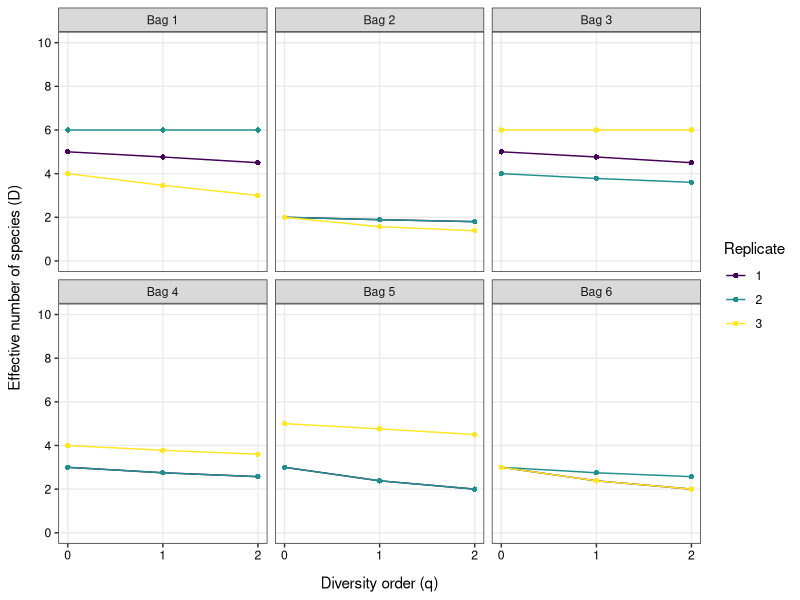

Source code (R):
## ---- chunk 1
#| eval: true
#| echo: true
#| warning: false
#| message: false

library(tidyverse)
library(knitr)
library(viridis)
## ---- chunk 2
#| eval: true
#| echo: false
#| warning: false
#| message: false

#Simulate some data
Bag1 <- rep(3,10)
Bag2 <- c(0,0,0,15,0,15,0,0,0,0)
Bag3 <- c(2,5,1,4,4,3,0,6,2,3)
Bag4 <- c(0,7,0,0,11,0,0,5,0,7)
Bag5 <- c(2,1,18,1,2,1,0,2,2,1)
Bag6 <- c(6,0,0,0,0,0,17,0,5,2)

data <- data.frame(Bag = rep(1:6, each=3),
                   Replicate = rep(1:3, 6),
                   Red=rep(NA, 18),
                   Orange=rep(NA, 18),
                   Yellow=rep(NA, 18),
                   Green=rep(NA, 18),
                   Blue=rep(NA, 18),
                   Purple=rep(NA, 18),
                   Pink=rep(NA, 18),
                   White=rep(NA, 18),
                   Grey=rep(NA, 18),
                   Black=rep(NA, 18))

set.seed(123)

for (i in 1:nrow(data)){
  
  if (i <= 3){bag <- Bag1}
  if (i > 3 & i<=6){bag <- Bag2}
  if (i > 6 & i<=9){bag <- Bag3}
  if (i > 9 & i<=12){bag <- Bag4}
  if (i > 12 & i<=15){bag <- Bag5}
  if (i > 15 & i<=18){bag <- Bag6}
  
  s <- sample(c(rep("red", bag[1]),
          rep("orange", bag[2]),
          rep("yellow", bag[3]),
          rep("green", bag[4]),
          rep("blue", bag[5]),
          rep("purple", bag[6]),
          rep("pink", bag[7]),
          rep("white", bag[8]),
          rep("grey", bag[9]),
          rep("black", bag[10])), 6, replace=FALSE)
  
  data$Red[i] <- sum(s=="red")
  data$Orange[i] <- sum(s=="orange")
  data$Yellow[i] <- sum(s=="yellow")
  data$Green[i] <- sum(s=="green")
  data$Blue[i] <- sum(s=="blue")
  data$Purple[i] <- sum(s=="purple")
  data$Pink[i] <- sum(s=="pink")
  data$White[i] <- sum(s=="white")
  data$Grey[i] <- sum(s=="grey")
  data$Black[i] <- sum(s=="black")}
## ---- chunk 3
#| eval: true
#| echo: true
#| warning: false
#| message: false

kable(head(data, n=10))
## ---- chunk 4
#| eval: true 
#| echo: true 
#| warning: false 
#| message: false  

table <- data |>            
  pivot_longer(Red:Black,                        
               names_to = "Species",                        
               values_to = "Abundance") |>            
  group_by(Bag, Replicate) |>            
  summarise(Richness = sum(Abundance>0)) |>            
  group_by(Bag) |>            
  summarise(Avg_richness = round(mean(Richness), 1))
## ---- chunk 5
#| eval: true 
#| echo: true 
#| warning: false 
#| message: false  

kable(table)
## ---- chunk 6
#| eval: true
#| echo: true
#| warning: false
#| message: false

gamma <- as.numeric(data |> 
                      pivot_longer(Red:Black,
                                   names_to = "Species",
                                   values_to = "Abundance") |> 
                      group_by(Species) |> 
                      summarise(Abundance = sum(Abundance)) |> 
                      summarise(Gamma = sum(Abundance > 0)))
## ---- chunk 7
#| eval: true
#| echo: true
#| warning: false
#| message: false

alpha <- round(as.numeric(data |> 
                            pivot_longer(Red:Black,
                                         names_to = "Species",
                                         values_to = "Abundance") |> 
                            group_by(Bag, Species) |> 
                            summarise(Abundance = sum(Abundance)) |> 
                            group_by(Bag) |>
                            summarise(Alpha = sum(Abundance > 0)) |> 
                            summarise(Alpha = mean(Alpha))), 1)
## ---- chunk 8
#| eval: true
#| echo: true
#| warning: false
#| message: false

beta <- round(gamma/alpha, 1)
## ---- chunk 9
#| eval: true
#| echo: true
#| warning: false
#| message: false

#Organise data to create the plot

data_plot <- data |> 
          mutate(Total = Red+Orange+Yellow+Green+Blue+Purple+Pink+White+Grey+Black) |> 
          mutate(Red=Red/Total,
                 Orange=Orange/Total,
                 Yellow=Yellow/Total,
                 Green=Green/Total,
                 Blue=Blue/Total,
                 Purple=Purple/Total,
                 Pink=Pink/Total,
                 White=White/Total,
                 Grey=Grey/Total,
                 Black=Black/Total) |> 
          pivot_longer(Red:Black,
                       names_to = "Species",
                       values_to = "Abundance") |> 
          filter(Abundance!=0) |> 
          group_by(Bag, Replicate) |> 
          summarise(q0=sum(Abundance^0)^(1/(1-0)),
                    q1=exp(-sum(Abundance*log(Abundance))),
                    q2=sum(Abundance^2)^(1/(1-2))) |> 
          pivot_longer(q0:q2,
                       names_to = "q",
                       names_prefix = "q",
                       names_transform = as.numeric,
                       values_to = "diversity") |>
          mutate(Bag=paste("Bag ", Bag, sep=""),
                 Replicate=as.factor(Replicate)) 

#Plot data

plot <- ggplot(data_plot,
               aes(x = q,
                   y = diversity,
                   group = Replicate,
                   colour=Replicate))+
            geom_line()+
            geom_point(shape=16)+
            facet_wrap(~Bag)+
            theme_bw()+
            xlab("Diversity order (q)")+
            ylab("Effective number of species (D)")+
            scale_colour_viridis(discrete=TRUE)+
            theme(axis.title.x = element_text(margin = margin(t=10)),
                  axis.title.y = element_text(margin = margin(r=10)),
                  axis.text = element_text(colour="black"),
                  panel.grid.minor = element_blank())+
            scale_x_continuous(breaks=c(0,1,2),
                               limits = c(0,2))+
            scale_y_continuous(breaks=seq(from = 0,
                                          to = 10,
                                          by = 2),
                               limits=c(0,10))
## ---- chunk 10
#| eval: true
#| echo: true
#| warning: false
#| message: false
#| fig-align: center

plot
